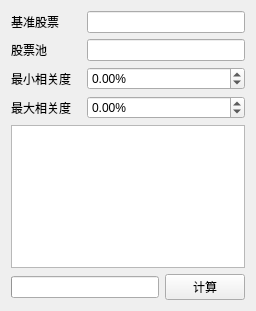
<?xml version="1.0" encoding="UTF-8"?>
<ui version="4.0">
 <class>Form</class>
 <widget class="QWidget" name="Form">
  <property name="geometry">
   <rect>
    <x>0</x>
    <y>0</y>
    <width>256</width>
    <height>311</height>
   </rect>
  </property>
  <property name="windowTitle">
   <string>Form</string>
  </property>
  <layout class="QGridLayout" name="gridLayout">
   <item row="0" column="0">
    <widget class="QLabel" name="label">
     <property name="maximumSize">
      <size>
       <width>81</width>
       <height>16777215</height>
      </size>
     </property>
     <property name="text">
      <string>基准股票</string>
     </property>
    </widget>
   </item>
   <item row="0" column="1" colspan="2">
    <widget class="QLineEdit" name="basicstock"/>
   </item>
   <item row="1" column="0">
    <widget class="QLabel" name="label_4">
     <property name="maximumSize">
      <size>
       <width>81</width>
       <height>16777215</height>
      </size>
     </property>
     <property name="text">
      <string>股票池</string>
     </property>
    </widget>
   </item>
   <item row="1" column="1" colspan="2">
    <widget class="QLineEdit" name="stockpool"/>
   </item>
   <item row="2" column="0">
    <widget class="QLabel" name="label_2">
     <property name="maximumSize">
      <size>
       <width>81</width>
       <height>16777215</height>
      </size>
     </property>
     <property name="text">
      <string>最小相关度</string>
     </property>
    </widget>
   </item>
   <item row="2" column="1" colspan="2">
    <widget class="QDoubleSpinBox" name="minValue">
     <property name="suffix">
      <string>%</string>
     </property>
     <property name="minimum">
      <double>-99.000000000000000</double>
     </property>
    </widget>
   </item>
   <item row="3" column="0">
    <widget class="QLabel" name="label_3">
     <property name="maximumSize">
      <size>
       <width>81</width>
       <height>16777215</height>
      </size>
     </property>
     <property name="text">
      <string>最大相关度</string>
     </property>
    </widget>
   </item>
   <item row="3" column="1" colspan="2">
    <widget class="QDoubleSpinBox" name="maxValue">
     <property name="suffix">
      <string>%</string>
     </property>
     <property name="minimum">
      <double>-99.000000000000000</double>
     </property>
    </widget>
   </item>
   <item row="4" column="0" colspan="3">
    <widget class="QTableWidget" name="table"/>
   </item>
   <item row="5" column="0" colspan="2">
    <widget class="QProgressBar" name="progressBar">
     <property name="value">
      <number>0</number>
     </property>
     <property name="textVisible">
      <bool>false</bool>
     </property>
     <property name="textDirection">
      <enum>QProgressBar::BottomToTop</enum>
     </property>
    </widget>
   </item>
   <item row="5" column="2">
    <widget class="QPushButton" name="button">
     <property name="text">
      <string>计算</string>
     </property>
    </widget>
   </item>
  </layout>
 </widget>
 <resources/>
 <connections/>
</ui>
